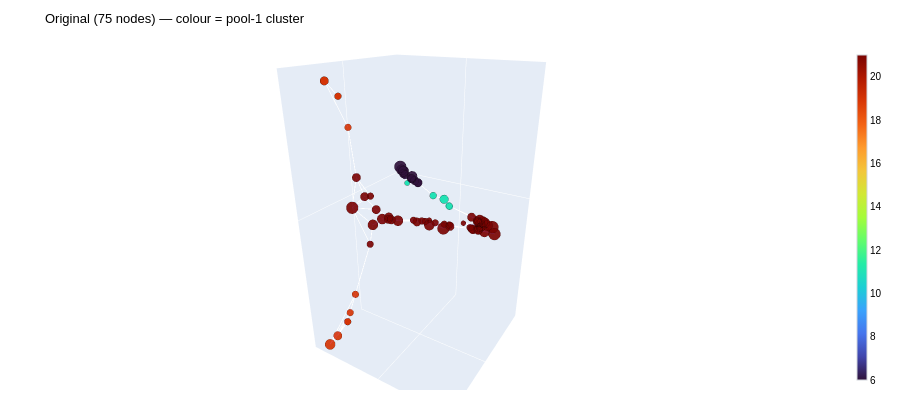

Notebook source saved alongside this figure:
### Code cell
SAMPLE_IDX = 0   # ← change 0–7 to inspect a different graph

adj0 = inter_cpu["adj0"][SAMPLE_IDX].numpy()
adj1 = inter_cpu["adj1"][SAMPLE_IDX].numpy()
adj2 = inter_cpu["adj2"][SAMPLE_IDX].numpy()
s1   = torch.softmax(inter_cpu["s1"][SAMPLE_IDX], dim=-1).numpy()

n0 = int((adj0.sum(1) > 0).sum())

# Filter to only show "active" super-nodes (those that received assignment mass)
active_idx1 = np.where(s1[:n0].sum(0) > 1e-4)[0]
adj1_active = adj1[active_idx1][:, active_idx1]
n1 = len(active_idx1)

# Remap clusters for visualization
mapper1 = {old: new for new, old in enumerate(active_idx1.tolist())}
cluster_assign = [mapper1.get(c, 0) for c in s1[:n0].argmax(-1).tolist()]

# Similarly for Pool 2
active_idx2 = np.where(adj2.sum(1) > 0)[0]
if len(active_idx2) == 0: active_idx2 = np.array([0])
adj2_active = adj2[active_idx2][:, active_idx2]
n2 = len(active_idx2)

print(f"Graph {SAMPLE_IDX}: {n0} nodes → {n1} super-nodes → {n2} super-nodes")
compression = 100*(1 - n2/n0) if n0 > 0 else 0
print(f"Compression: {compression:.0f}%")

fig_orig = make_3d_graph_fig(adj0[:n0,:n0], node_colors=cluster_assign,
    title=f"Original ({n0} nodes) — colour = pool-1 cluster", colorscale="Turbo")
fig_orig.show()

### Figure 1 — Plotly figure (JSON) as saved in the notebook; plotly's stock layout.template omitted (floating-point values rounded to 4 significant figures; data arrays with more than 128 entries replaced by an {"elided": "..."} marker saying what was removed)
{"data": [{"hoverinfo": "none", "line": {"color": "rgba(99,102,241,0.30)", "width": 1.5}, "mode": "lines", "showlegend": false, "type": "scatter3d", "x": {"elided": "444 float values"}, "y": {"elided": "444 float values"}, "z": {"elided": "444 float values"}}, {"hoverinfo": "text", "hovertext": ["node 0", "node 1", "node 2", "node 3", "node 4", "node 5", "node 6", "node 7", "node 8", "node 9", "node 10", "node 11", "node 12", "node 13", "node 14", "node 15", "node 16", "node 17", "node 18", "node 19", "node 20", "node 21", "node 22", "node 23", "node 24", "node 25", "node 26", "node 27", "node 28", "node 29", "node 30", "node 31", "node 32", "node 33", "node 34", "node 35", "node 36", "node 37", "node 38", "node 39", "node 40", "node 41", "node 42", "node 43", "node 44", "node 45", "node 46", "node 47", "node 48", "node 49", "node 50", "node 51", "node 52", "node 53", "node 54", "node 55", "node 56", "node 57", "node 58", "node 59", "node 60", "node 61", "node 62", "node 63", "node 64", "node 65", "node 66", "node 67", "node 68", "node 69", "node 70", "node 71", "node 72", "node 73", "node 74"], "marker": {"color": [19, 19, 19, 19, 19, 21, 21, 21, 21, 21, 21, 21, 21, 21, 21, 21, 21, 21, 21, 21, 6, 6, 19, 19, 19, 19, 19, 19, 21, 21, 21, 21, 21, 21, 21, 21, 21, 21, 21, 21, 21, 21, 6, 6, 21, 21, 21, 21, 21, 21, 21, 6, 11, 11, 6, 11, 11, 6, 6, 21, 21, 21, 21, 21, 21, 21, 21, 6, 11, 11, 6, 11, 11, 6, 6], "colorbar": {"outlinecolor": "#d1d5db", "outlinewidth": 1, "thickness": 10, "tickfont": {"color": "#000000", "size": 10}}, "colorscale": [[0, "#30123b"], [0.07143, "#4145ab"], [0.1429, "#4675ed"], [0.2143, "#39a2fc"], [0.2857, "#1bcfd4"], [0.3571, "#24eca6"], [0.4286, "#61fc6c"], [0.5, "#a4fc3b"], [0.5714, "#d1e834"], [0.6429, "#f3c63a"], [0.7143, "#fe9b2d"], [0.7857, "#f36315"], [0.8571, "#d93806"], [0.9286, "#b11901"], [1, "#7a0402"]], "line": {"color": "rgba(0,0,0,0.3)", "width": 0.5}, "opacity": 0.92, "showscale": true, "size": [8, 8, 10, 10, 8, 10, 8, 10, 10, 12, 8, 14, 8, 10, 10, 14, 10, 10, 12, 10, 10, 10, 8, 8, 10, 12, 8, 8, 8, 12, 10, 8, 12, 6, 8, 10, 12, 10, 14, 10, 10, 12, 10, 10, 10, 10, 10, 8, 8, 8, 6, 10, 8, 6, 14, 8, 10, 12, 12, 12, 14, 12, 12, 10, 10, 10, 10, 10, 8, 6, 12, 8, 10, 10, 12]}, "mode": "markers", "showlegend": false, "type": "scatter3d", "x": [1.205, 1.205, 1.384, 1.384, 1.155, 1.221, 1.028, 1.086, 0.9917, 0.9922, 0.5572, 0.6237, 0.3386, 0.02802, -0.06125, -0.1703, -0.4041, -0.5269, -0.6543, -0.6786, -1.353, -1.478, 1.235, 1.235, 1.425, 1.581, 1.21, 1.161, 1.035, 1.198, 0.9658, 0.6753, 0.7065, 0.4056, 0.4528, -0.000868, -0.08708, -0.2107, -0.5525, -0.5325, -0.5537, -0.6783, -1.39, -1.46, 1.17, -0.6033, 0.9873, 0.5889, 0.2669, -0.05313, -0.1991, -1.313, -0.7835, -1.058, -1.809, -0.9675, -1.007, -1.533, -1.632, -0.679, 1.426, -0.5607, 1.125, 0.7397, 0.3579, -0.07127, -0.3042, -1.314, -0.7632, -1.058, -1.656, -0.9679, -1.007, -1.386, -1.631], "y": [-0.9304, -0.9304, -1.049, -1.049, -0.798, -0.6252, -0.472, -0.3018, -0.09032, 0.1352, 0.4844, 0.9208, 0.7845, 1.266, 1.341, 1.642, 1.263, 1.173, 1.22, 0.8987, -0.9952, -1.411, -1.182, -1.182, -1.352, -1.468, -1.1, -0.9419, -0.5435, -0.3126, -0.03906, 0.2821, 0.6582, 0.4824, 0.6442, 1.227, 1.461, 1.271, 1.44, 1.129, 1.101, 1.092, -1.117, -1.35, -0.4992, 1.07, -0.07875, 0.4224, 0.8598, 1.161, 0.9407, -0.8728, 0.2852, -1.019, -1.738, -0.2349, 0.03381, -1.188, -1.517, 1.167, -0.6011, 1.326, -0.1352, 0.405, 0.922, 1.327, 1.285, -0.8768, 0.3084, -1.019, -1.596, -0.2361, 0.03381, -1.102, -1.511], "z": [2.469, 2.469, 2.739, 2.739, 1.927, 1.023, 0.614, 0.3923, 0.2017, 0.2306, 0.1247, 0.1202, 0.05198, -0.0737, -0.1055, -0.1548, -0.181, -0.1962, -0.2185, -0.177, 0.07656, 0.141, -2.59, -2.59, -2.942, -3.135, -2.314, -1.781, -0.4615, 0.1117, 0.1927, 0.1481, 0.1541, 0.08872, 0.09242, -0.07611, -0.1183, -0.1328, -0.2167, -0.1879, -0.1875, -0.1952, 0.09521, 0.1315, 0.6482, -0.195, 0.255, 0.1329, 0.025, -0.09065, -0.1117, 0.05887, -0.09342, 0.1036, 0.174, -0.0235, -0.06902, 0.09709, 0.1481, -0.2134, 0.4905, -0.2152, 0.251, 0.1692, 0.04848, -0.1063, -0.1585, 0.0595, -0.09274, 0.1036, 0.1604, -0.02332, -0.06902, 0.09298, 0.147]}], "layout": {"font": {"color": "#000000", "family": "Arial, sans-serif", "size": 11}, "height": 400, "margin": {"b": 10, "l": 10, "r": 10, "t": 45}, "paper_bgcolor": "#ffffff", "plot_bgcolor": "#f8fafc", "scene": {"bgcolor": "#ffffff", "camera": {"eye": {"x": 1.6, "y": 1, "z": 0.9}}, "xaxis": {"showgrid": false, "showline": false, "showticklabels": false, "title": {"font": {"color": "#000000"}, "text": ""}}, "yaxis": {"showgrid": false, "showline": false, "showticklabels": false, "title": {"font": {"color": "#000000"}, "text": ""}}, "zaxis": {"showgrid": false, "showline": false, "showticklabels": false, "title": {"font": {"color": "#000000"}, "text": ""}}}, "title": {"font": {"color": "#000000", "size": 13}, "text": "Original (75 nodes) — colour = pool-1 cluster"}}}
